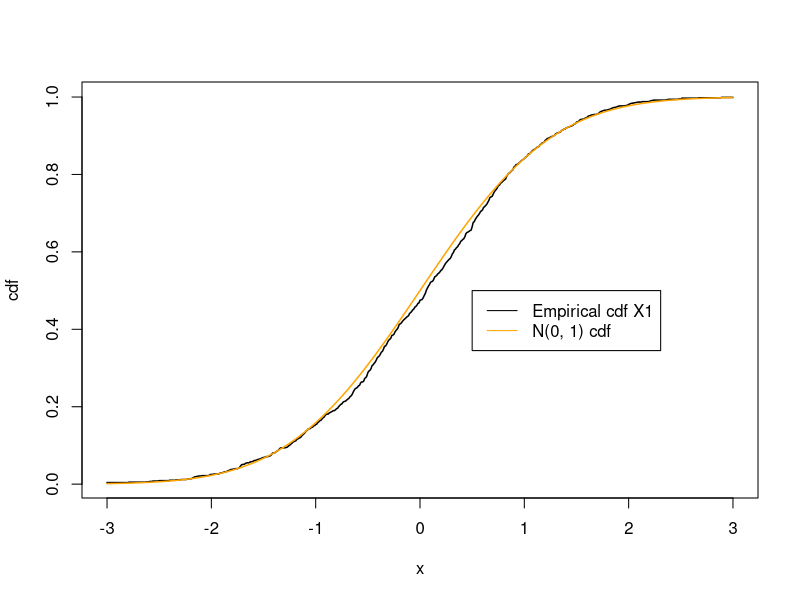
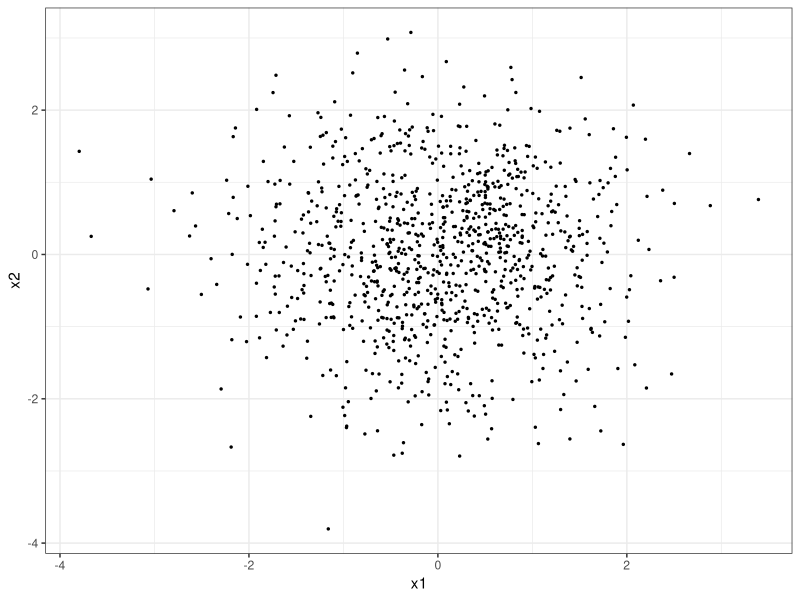

Write the R code that produced these figures, in order.
## ---- chunk 1
# generate 1000 samples
u1 <- runif(1000)
u2 <- runif(1000)
x1 <- sqrt(-2*log(u1)) * cos(2*pi*u2)
x2 <- sqrt(-2*log(u1)) * sin(2*pi*u2)
## ---- chunk 2
# generate 1000 samples
u1 <- runif(1000)
u2 <- runif(1000)
x1 <- sqrt(-2*log(u1)) * cos(2*pi*u2)
x2 <- sqrt(-2*log(u1)) * sin(2*pi*u2)
## ---- chunk 3
gridpts <- seq(-3, 3, 0.01)
plot(gridpts, ecdf(x1)(gridpts), type="l", lwd=1.5, xlab="x", ylab="cdf")
lines(gridpts, pnorm(gridpts), col="orange", lwd=1.5)
legend(0.5,0.5,c("Empirical cdf X1","N(0, 1) cdf"),lty=c(1,1),col=c("black","orange"))
## ---- chunk 4
library(tidyverse)
data.frame(x1, x2) |>
  ggplot(aes(x = x1, y = x2)) +
  geom_point(size=0.5) +
  theme_bw()
